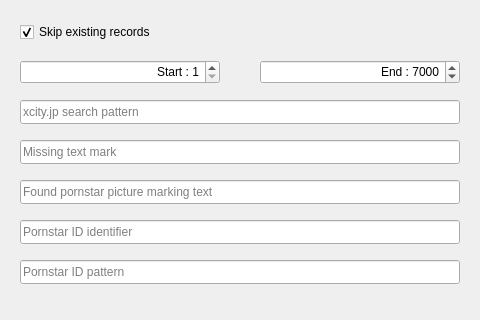
<?xml version="1.0" encoding="UTF-8"?>
<ui version="4.0">
 <class>XcityPeople</class>
 <widget class="QWidget" name="XcityPeople">
  <property name="geometry">
   <rect>
    <x>0</x>
    <y>0</y>
    <width>480</width>
    <height>320</height>
   </rect>
  </property>
  <property name="windowTitle">
   <string>X City - People</string>
  </property>
  <property name="toolTip">
   <string>X City - People</string>
  </property>
  <property name="statusTip">
   <string>X City - People</string>
  </property>
  <property name="whatsThis">
   <string>X City - People</string>
  </property>
  <widget class="QLineEdit" name="XcityJpId">
   <property name="geometry">
    <rect>
     <x>20</x>
     <y>260</y>
     <width>440</width>
     <height>24</height>
    </rect>
   </property>
   <property name="inputMask">
    <string/>
   </property>
   <property name="placeholderText">
    <string>Pornstar ID pattern</string>
   </property>
  </widget>
  <widget class="QLineEdit" name="XcityJpSearch">
   <property name="geometry">
    <rect>
     <x>20</x>
     <y>100</y>
     <width>440</width>
     <height>24</height>
    </rect>
   </property>
   <property name="placeholderText">
    <string>xcity.jp search pattern</string>
   </property>
  </widget>
  <widget class="QLineEdit" name="XcityJpFound">
   <property name="geometry">
    <rect>
     <x>20</x>
     <y>180</y>
     <width>440</width>
     <height>24</height>
    </rect>
   </property>
   <property name="placeholderText">
    <string>Found pornstar picture marking text</string>
   </property>
  </widget>
  <widget class="QSpinBox" name="XcityJpStart">
   <property name="geometry">
    <rect>
     <x>20</x>
     <y>60</y>
     <width>200</width>
     <height>24</height>
    </rect>
   </property>
   <property name="alignment">
    <set>Qt::AlignRight|Qt::AlignTrailing|Qt::AlignVCenter</set>
   </property>
   <property name="prefix">
    <string>Start : </string>
   </property>
   <property name="minimum">
    <number>1</number>
   </property>
   <property name="maximum">
    <number>99999</number>
   </property>
   <property name="value">
    <number>1</number>
   </property>
  </widget>
  <widget class="QSpinBox" name="XcityJpFinish">
   <property name="geometry">
    <rect>
     <x>260</x>
     <y>60</y>
     <width>200</width>
     <height>24</height>
    </rect>
   </property>
   <property name="alignment">
    <set>Qt::AlignRight|Qt::AlignTrailing|Qt::AlignVCenter</set>
   </property>
   <property name="prefix">
    <string>End : </string>
   </property>
   <property name="minimum">
    <number>1</number>
   </property>
   <property name="maximum">
    <number>99999</number>
   </property>
   <property name="value">
    <number>7000</number>
   </property>
  </widget>
  <widget class="QLineEdit" name="XcityJpIdFound">
   <property name="geometry">
    <rect>
     <x>20</x>
     <y>220</y>
     <width>440</width>
     <height>24</height>
    </rect>
   </property>
   <property name="placeholderText">
    <string>Pornstar ID identifier</string>
   </property>
  </widget>
  <widget class="QCheckBox" name="XcityJpSkip">
   <property name="geometry">
    <rect>
     <x>20</x>
     <y>20</y>
     <width>440</width>
     <height>24</height>
    </rect>
   </property>
   <property name="text">
    <string>Skip existing records</string>
   </property>
   <property name="checked">
    <bool>true</bool>
   </property>
  </widget>
  <widget class="QLineEdit" name="XcityJpMissing">
   <property name="geometry">
    <rect>
     <x>20</x>
     <y>140</y>
     <width>440</width>
     <height>24</height>
    </rect>
   </property>
   <property name="placeholderText">
    <string>Missing text mark</string>
   </property>
  </widget>
 </widget>
 <resources/>
 <connections>
  <connection>
   <sender>XcityJpSkip</sender>
   <signal>stateChanged(int)</signal>
   <receiver>XcityPeople</receiver>
   <slot>XcityValueChanged(int)</slot>
   <hints>
    <hint type="sourcelabel">
     <x>239</x>
     <y>31</y>
    </hint>
    <hint type="destinationlabel">
     <x>239</x>
     <y>159</y>
    </hint>
   </hints>
  </connection>
  <connection>
   <sender>XcityJpStart</sender>
   <signal>editingFinished()</signal>
   <receiver>XcityPeople</receiver>
   <slot>XcityJpChanged()</slot>
   <hints>
    <hint type="sourcelabel">
     <x>119</x>
     <y>71</y>
    </hint>
    <hint type="destinationlabel">
     <x>239</x>
     <y>159</y>
    </hint>
   </hints>
  </connection>
  <connection>
   <sender>XcityJpFinish</sender>
   <signal>editingFinished()</signal>
   <receiver>XcityPeople</receiver>
   <slot>XcityJpChanged()</slot>
   <hints>
    <hint type="sourcelabel">
     <x>359</x>
     <y>71</y>
    </hint>
    <hint type="destinationlabel">
     <x>239</x>
     <y>159</y>
    </hint>
   </hints>
  </connection>
  <connection>
   <sender>XcityJpSearch</sender>
   <signal>editingFinished()</signal>
   <receiver>XcityPeople</receiver>
   <slot>XcityJpChanged()</slot>
   <hints>
    <hint type="sourcelabel">
     <x>239</x>
     <y>111</y>
    </hint>
    <hint type="destinationlabel">
     <x>239</x>
     <y>159</y>
    </hint>
   </hints>
  </connection>
  <connection>
   <sender>XcityJpMissing</sender>
   <signal>editingFinished()</signal>
   <receiver>XcityPeople</receiver>
   <slot>XcityJpChanged()</slot>
   <hints>
    <hint type="sourcelabel">
     <x>239</x>
     <y>151</y>
    </hint>
    <hint type="destinationlabel">
     <x>239</x>
     <y>159</y>
    </hint>
   </hints>
  </connection>
  <connection>
   <sender>XcityJpIdFound</sender>
   <signal>editingFinished()</signal>
   <receiver>XcityPeople</receiver>
   <slot>XcityJpChanged()</slot>
   <hints>
    <hint type="sourcelabel">
     <x>239</x>
     <y>231</y>
    </hint>
    <hint type="destinationlabel">
     <x>239</x>
     <y>159</y>
    </hint>
   </hints>
  </connection>
  <connection>
   <sender>XcityJpFound</sender>
   <signal>editingFinished()</signal>
   <receiver>XcityPeople</receiver>
   <slot>XcityJpChanged()</slot>
   <hints>
    <hint type="sourcelabel">
     <x>239</x>
     <y>191</y>
    </hint>
    <hint type="destinationlabel">
     <x>239</x>
     <y>159</y>
    </hint>
   </hints>
  </connection>
  <connection>
   <sender>XcityJpId</sender>
   <signal>editingFinished()</signal>
   <receiver>XcityPeople</receiver>
   <slot>XcityJpChanged()</slot>
   <hints>
    <hint type="sourcelabel">
     <x>239</x>
     <y>271</y>
    </hint>
    <hint type="destinationlabel">
     <x>239</x>
     <y>159</y>
    </hint>
   </hints>
  </connection>
 </connections>
</ui>
